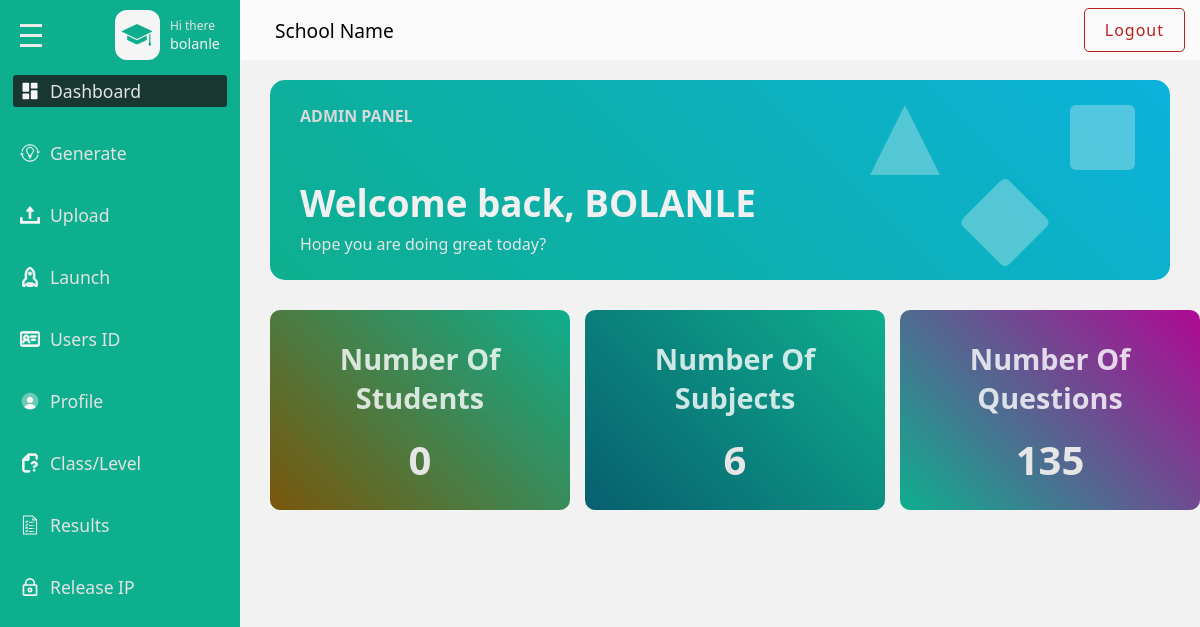
/admins/dashboard (signed in), run on the app's committed database.
### base/models.py (models this page shows, shortened)
class Userprofile(models.Model):
    user = models.ForeignKey(User, on_delete=models.CASCADE)
    subject = models.ForeignKey(Subject, null=True, blank=True, on_delete=models.SET_NULL)
    number_of_questions = models.IntegerField(null=True, blank=True)

class User(AbstractUser):
    school_name = models.CharField(max_length=500, null=True,blank=True)
    recovery_code = models.CharField(max_length=100, null=True)
    session_id = models.UUIDField(default=None, null=True, blank=True)
    is_online = models.BooleanField(default=False)

class Name_School(models.Model):
    school = models.CharField(max_length=345)

### admins/views.py (the view)
# urls.py: path('dashboard',views.dashboard , name= "dashboard"),
@login_required(login_url='admins:login')
def dashboard(request):
    school_name =get_object_or_404(Name_School)
    userprofile = get_object_or_404(Userprofile,user=request.user)
    userid = UserID.objects.count()
    subject = Subject.objects.count()
    qusetion = Question.objects.count()
    context = {
        'school_name':school_name,
        'userprofile':userprofile,
        'userid':userid,
        'subject':subject,
        'qusetion':qusetion,
    }
    return render (request, 'admins/dashboard.html',context)

### base/templates/admins/dashboard.html (shortened to what this page needs)
{% load static %}
<!DOCTYPE html>
<html lang="en">
<head>
    <link rel = "stylesheet" href = "{% static 'css/style.css' %}"/>
</head>
<body>
    <div class = "page">
        <div class = "wrapper">
            <div class = "main-sidebar">
                <div class = "menu">
                    <div class= "menu-head flex-between">
                        <div class="hamburger flex-column">
                            <span></span>
                            <span></span>
                            <span></span>
                        </div>
                        <div class = "menu-head-content flex gp-10">
                            <div class = "scholar-icon-div flex-center">
                                <!DOCTYPE svg PUBLIC "-//W3C//DTD SVG 1.1//EN" "http://www.w3.org/Graphics/SVG/1.1/DTD/svg11.dtd">
                            </div>
                            <div class = "text-content-div flex-column">
                                <span class = "sub-text">Hi there</span>
                                <span class = "text">{{userprofile.user.username}}</span>
                            </div>
                        </div>
                    </div>
                    <div class= "menu-content flex-column ">
                        <a href = "{% url 'admins:dashboard' %}" class = "active menu-item">
                            <div class="menu-wrapper flex gp-10">
                                <!DOCTYPE svg PUBLIC "-//W3C//DTD SVG 1.1//EN" "http://www.w3.org/Graphics/SVG/1.1/DTD/svg11.dtd">
                                <span>Dashboard</span>
                            </div>
                        </a>
                        <a href = "{% url 'admins:userid' %}" class = "generate menu-item">
                            <div class="menu-wrapper flex gp-10">
                                <!DOCTYPE svg PUBLIC "-//W3C//DTD SVG 1.1//EN" "http://www.w3.org/Graphics/SVG/1.1/DTD/svg11.dtd">
                                <span>Generate</span>
                            </div>
                        </a>
                        <a href = "{% url 'admins:upload' %}" class = "menu-item">
                            <div class="menu-wrapper flex gp-10">
                                <!DOCTYPE svg PUBLIC "-//W3C//DTD SVG 1.1//EN" "http://www.w3.org/Graphics/SVG/1.1/DTD/svg11.dtd">
                                <span>Upload</span>
                            </div>
                        </a>
                        <a href = "" class = "menu-item">
                            <div class="menu-wrapper flex gp-10">
                                <!DOCTYPE svg PUBLIC "-//W3C//DTD SVG 1.1//EN" "http://www.w3.org/Graphics/SVG/1.1/DTD/svg11.dtd">
                                <span>Launch</span>
                            </div>
                        </a>
                        <a href = "{% url 'admins:user' %}" class = "menu-item">
                            <div class="menu-wrapper flex gp-10">
                                <!DOCTYPE svg PUBLIC "-//W3C//DTD SVG 1.1//EN" "http://www.w3.org/Graphics/SVG/1.1/DTD/svg11.dtd">
                                <span>Users ID</span>
                            </div>
                        </a>
                        <a href = "{% url 'admins:profile' %}" class = "menu-item">
                            <div class="menu-wrapper flex gp-10">
                                <!DOCTYPE svg PUBLIC "-//W3C//DTD SVG 1.1//EN" "http://www.w3.org/Graphics/SVG/1.1/DTD/svg11.dtd">
                                <span>Profile</span>
                            </div>
                        </a>
                        <a href = "{% url 'admins:question' %}" class = "menu-item">
                            <div class="menu-wrapper flex gp-10">
                                <!DOCTYPE svg PUBLIC "-//W3C//DTD SVG 1.1//EN" "http://www.w3.org/Graphics/SVG/1.1/DTD/svg11.dtd">
                                <span>Class/Level</span>
                            </div>
                        </a>
                        <a href = "{% url 'admins:result' %}" class = "menu-item">
                            <div class="menu-wrapper flex gp-10">
                                <!DOCTYPE svg PUBLIC "-//W3C//DTD SVG 1.1//EN" "http://www.w3.org/Graphics/SVG/1.1/DTD/svg11.dtd">
                                <span>Results</span>
                            </div>
                        </a>
                        <a href = "{% url 'admins:releaseip' %}" class = "menu-item releaseip">
                            <div class="menu-wrapper flex gp-10">
                                <!DOCTYPE svg PUBLIC "-//W3C//DTD SVG 1.1//EN" "http://www.w3.org/Graphics/SVG/1.1/DTD/svg11.dtd">
                                <span>Release IP</span>
                            </div>
                        </a>
                    </div>
                </div>
            </div>
            <div class = "main-content">
                <div class="main-content-header flex-between">
                    <span>{{school_name.school}}</span>
                    <a class = "logout-link" href="{% url 'admins:logout' %}">Logout</a>
                </div>
                <div class = "welcome-main">
                    <div class = "welcome-head-wrapper flex-between">
                        <div class="welcome-text-content flex-column">
                            <div class ="admin-text-div">
                                <span class ="admin-text" >Admin Panel</span>
                            </div>
                            <div class ="greetings-wrapper">
                                <h3>Welcome back, {{userprofile.user.username|upper}}</h3>
                                <span>Hope you are doing great today?</span>
                            </div>
                        </div>
                        <div class ="welcome-graphics">
                            <span class="triangle"></span>
                            <span class="square-phic"></span>
                            <span class="diamond"></span>
                        </div>
                    </div>
                    <div class = "welcome-box-wrapper">
                        <div class = "stats-box box-one flex-column">
                            <h3 class = "stats-head">Number Of Students</h3>
                            <span class = "stats-result">{{userid}}</span>
                        </div>
                        <div class = "stats-box box-two flex-column">
                            <h3 class = "stats-head">Number Of Subjects</h3>
                            <span class = "stats-result">{{subject}}</span>
                        </div>
                        <div class = "stats-box box-three flex-column">
                            <h3 class = "stats-head">Number Of Questions</h3>
                            <span class = "stats-result">{{qusetion}}</span>
                        </div>
                    </div>
                </div>
            </div>
        </div>
    </div>
</body>
</html>

### data on the page
Userprofile: user.username "bolanle", user.username "BOLANLE"
Name_School: school "School Name"

### other printed values
{{ userid }} "0"
{{ subject }} "6"
{{ qusetion }} "135"
